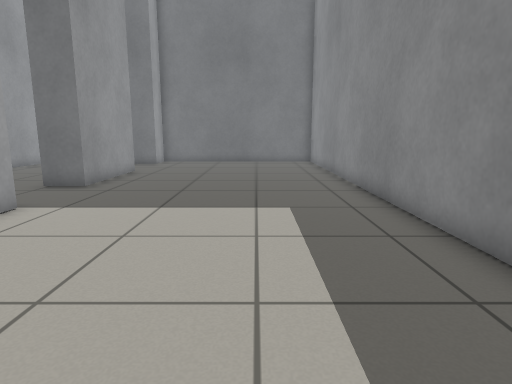
view 1 (above)

15 first-person views from a walk through a world built for the Gazebo simulator. The camera is 0.19 m above the floor, tilts 10° down and sees 75° across. The floor is counted in squares, 0.1 m on a side. Each view is taken from the middle of a square. On the plan, view 1 faces up. The plan holds only what a view shows up to about 17 squares ahead; the rest is blank.

view 2
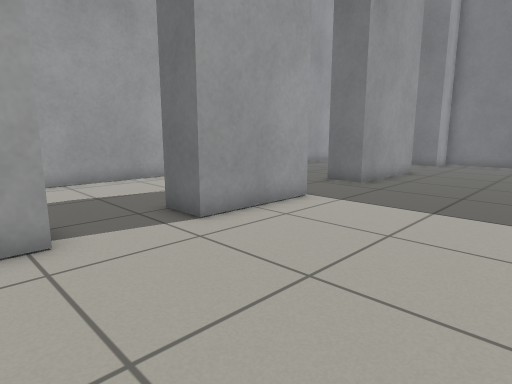

view 3
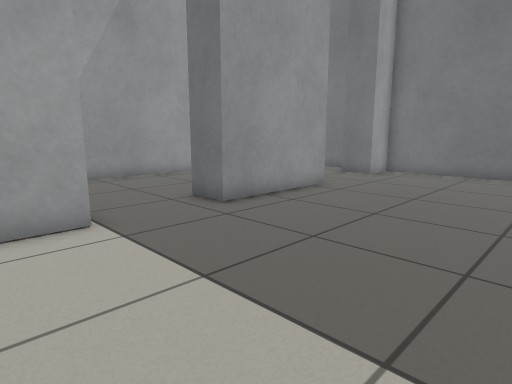

view 4
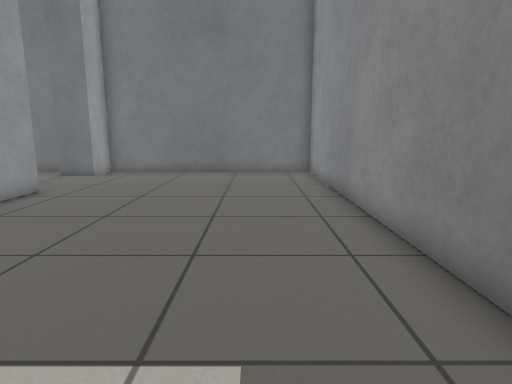

view 5
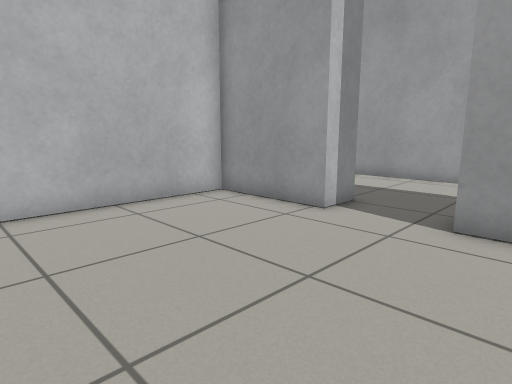

view 6
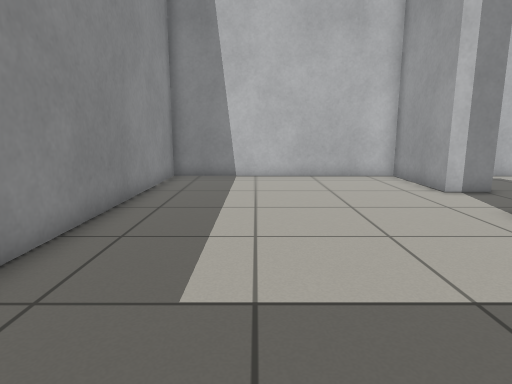

view 7
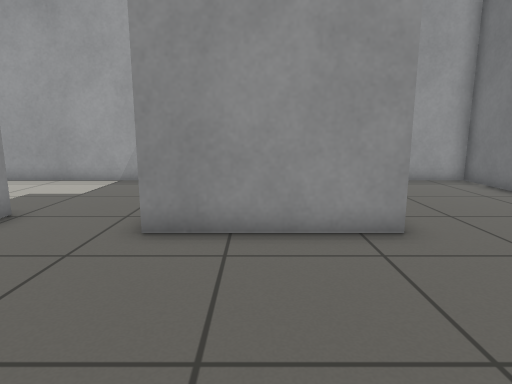

view 8
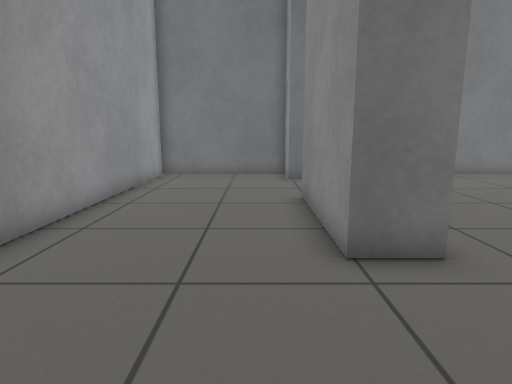

view 9
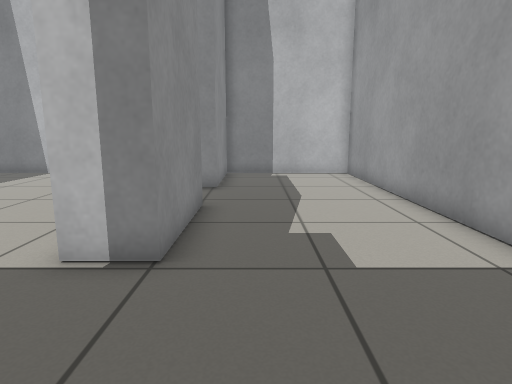

view 10
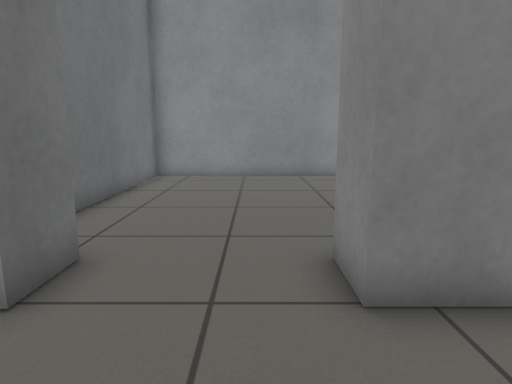

view 11
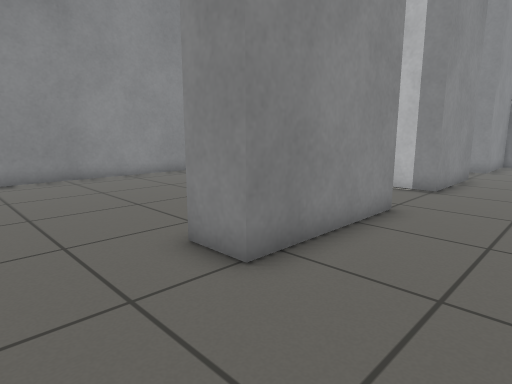

view 12
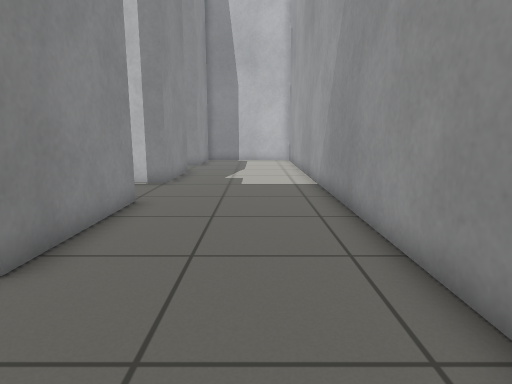

view 13
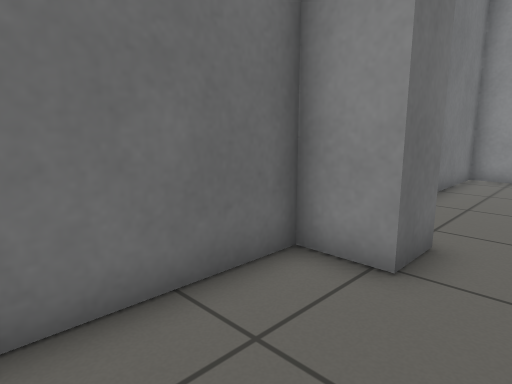

view 14
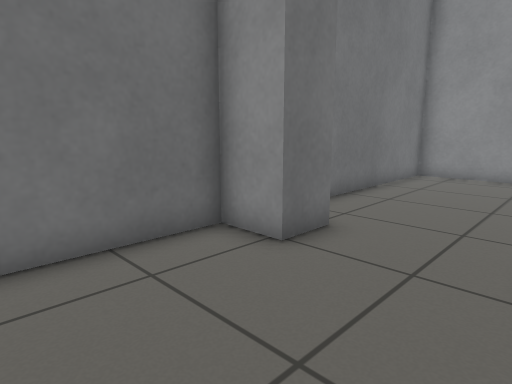

view 15
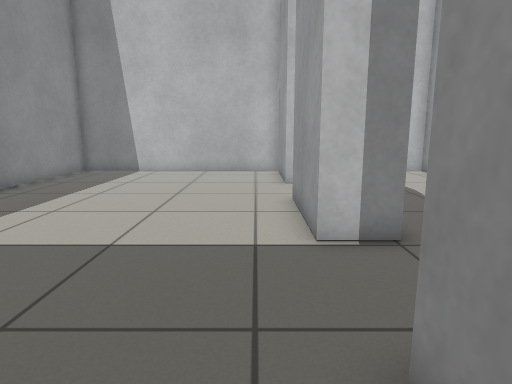

### Floor plan
Points are (right, up) in squares from view 1. A wall is a line through its corners. A room is listed if a view was taken in it or the views show most of it. See-through windows are left out.
Room 1 (views 1, 2, 3, 4, 5, 6, 7, 8, 9, 10, 11, 12, 13, 14, 15)
walls: (-6.1, 8.3) (-6.1, 4.3) (-7.6, 4.3) (-7.6, 8.3) (-6.1, 8.3); (-6.1, 11.8) (-7.6, 11.8) (-7.6, 16.8) (-6.1, 16.8) (-6.1, 11.8); (-6.1, 1.3) (-6.1, -2.8) (3.7, -2.8) (3.7, 22.4) (-6.1, 22.4) (-6.1, 20.7) (-7.6, 20.7) (-7.6, 22.4) (-13.3, 22.4) (-13.3, -2.8) (-7.6, -2.8) (-7.6, 1.3) (-6.1, 1.3)

Positions as (right, up) in squares from view 1, and headings:
1: (0, 0), facing up
2: (0, 0), facing up-left
3: (1, 6), facing up-left
4: (1, 6), facing up
5: (1, 6), facing down-left
6: (0, 12), facing down
7: (0, 14), facing left
8: (-9, 7), facing up
9: (-9, 13), facing down
10: (-11, 18), facing right
11: (-11, 20), facing down-right
12: (-11, 21), facing down
13: (-12, 19), facing up-right
14: (-12, 17), facing up-right
15: (-5, 14), facing down
